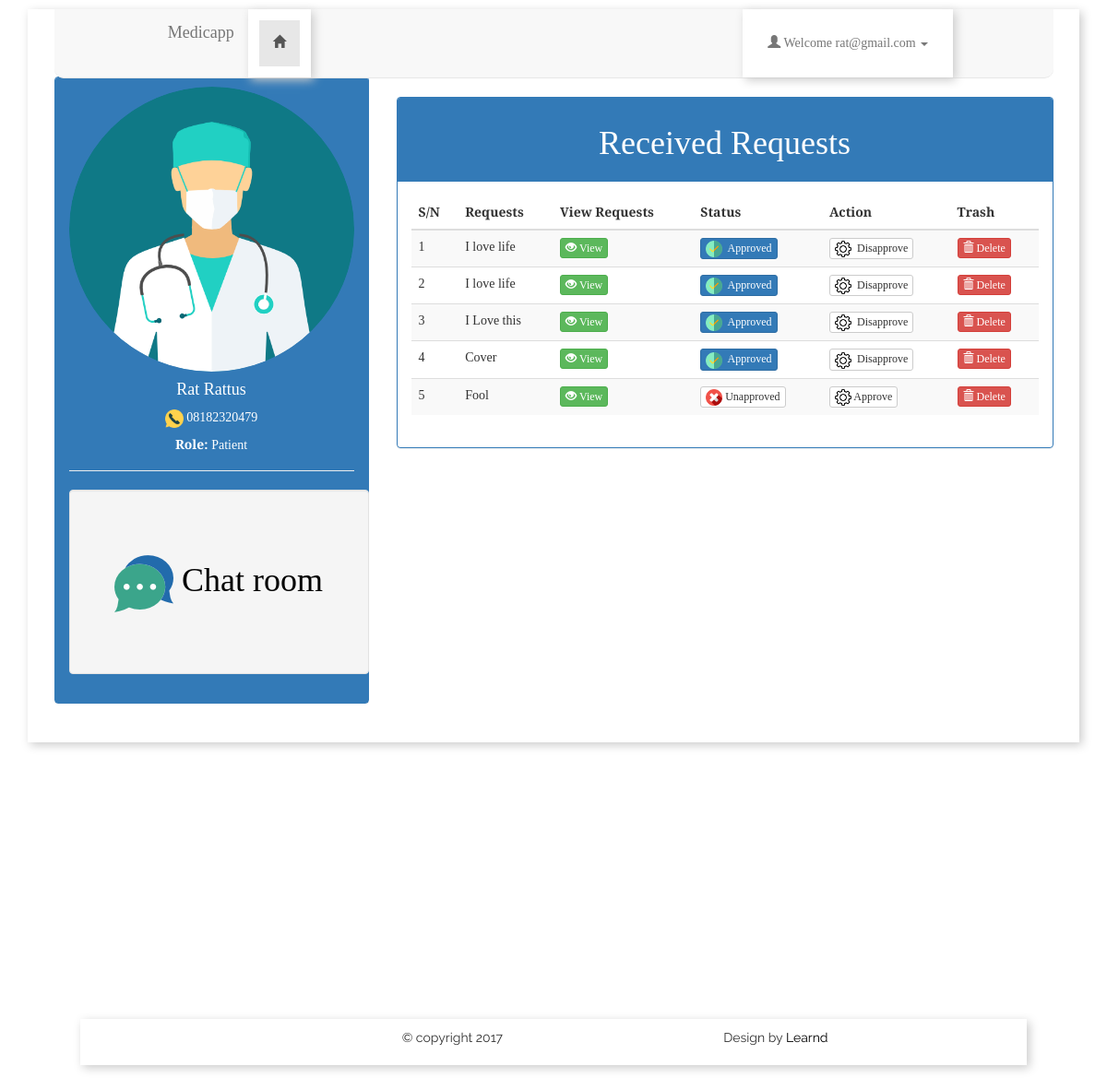
The page /doctor/view_request.php (signed in) on the database its author committed.
### tables this page shows
CREATE TABLE `user` (
  `id` int(11) NOT NULL,
  `first_name` text NOT NULL,
  `last_name` text NOT NULL,
  `Location` text NOT NULL,
  `role` text NOT NULL,
  `medical_id` varchar(1000) NOT NULL,
  `phone` varchar(100) NOT NULL,
  `email` text NOT NULL,
  `password` text NOT NULL,
  `alert` varchar(1000) NOT NULL
);

CREATE TABLE `requests` (
  `id` int(11) NOT NULL,
  `user_id` int(11) NOT NULL,
  `request` text NOT NULL,
  `status` text NOT NULL,
  `request_date` timestamp NOT NULL DEFAULT CURRENT_TIMESTAMP ON UPDATE CURRENT_TIMESTAMP,
  `reply` varchar(1000) NOT NULL
);

### doctor/view_request.php (the view, shortened to what this page needs)
<?php
$username = $_SESSION['username'];
  $select_from_db = "SELECT * FROM user where email = '$_SESSION[username]'";
   $sql_query = mysqli_query($connected , $select_from_db);
  while ($rows = mysqli_fetch_array($sql_query)) {
     $last_name = $rows['last_name'];
     $first_name = $rows['first_name'];
     $phone = $rows['phone'];
     $name = $first_name .'  '. $last_name;
}
if (isset($_SESSION['username']) && isset($_SESSION['role']) && isset($_SESSION['user_id'])) {
  $username = $_SESSION['username'];
}else{
  header('Location: ../login.php');
}
?>
<?php include "doctor_sidebar.php";  ?>
<section >
<div class="col-lg-8"  id="divz">
   <div class="panel panel-primary">
     <div class="panel-heading"> <h1 class="text-center ">Received Requests</h1></div>
     <div class="panel-body">
        <table class=" table table-striped">
      <thead>
       <tr>
         <th>S/N</th>
         <th>Requests</th>
         <th>View Requests</th>
         <th>Status</th>
         <th>Action</th>
         <th>Trash</th>
       </tr>
      </thead>
      <tbody>
       <?php
          $fetch_emergencies = "SELECT * FROM requests   ORDER BY ID DESC";
          $sql_query = mysqli_query($connected , $fetch_emergencies);
          $serial_no_listing = 1;
           while ($rows = mysqli_fetch_array($sql_query)) {
            $request = substr($rows['request'], 0,20);
            $status = $rows['status'];
            echo '
              <tr>
               <td>'.$serial_no_listing.'</td>
               <td>'. $request.'</td>
               <td><a href="open_request.php?req_id='.$rows['id'].'" class="btn btn-success btn-xs"><span class="glyphicon glyphicon-eye-open"></span>&nbsp;View</a></td>
                <td>'.($status == 'Approve'? '<a href="view_request.php?new_status=Approved&id='.$rows['id'].'" class="btn btn-default btn-xs"><span class=""><img src="../img/cancel.png" width="18px"> Unapproved</span></a>' : '<a href="view_request.php?new_status=Approve&id='.$rows['id'].'" class="btn btn-primary btn-xs"><span class=""><img src="../img/maps-and-flags.png" width="18px">&nbsp; Approved</span></a>').'
                </td>
               <td>'.($status == 'Approve'? '<a href="view_request.php?new_status=Approved&id='.$rows['id'].'" class="btn btn-default btn-xs"><span class=""><img src="../img/settings.png" width="18px"> Approve</span></a>' : '<a href="view_request.php?new_status=Approve&id='.$rows['id'].'" class="btn btn-default btn-xs"><span class=""><img src="../img/settings.png" width="18px">&nbsp; Disapprove</span></a>').'
                </td>
               <td><a href="view_request.php?del_id='.$rows['id'].'" class="btn btn-danger btn-xs"><span class="glyphicon glyphicon-trash"></span>&nbsp;Delete</a></td>
              </tr>
            ';
            $serial_no_listing++;
           }
       ?>
      </tbody>
    </table>
     </div>
   </div>
  </div>
</section>
</div>
</article>
</div>
<div style="height: 300px;"></div>
  <footer class="nav ">
    <section class="">
      <div class="row">
        <div class="col-md-4"></div>
        <div class="col-md-4">&copy copyright 2017</div>
        <div class="col-md-4">
          Design by  <a href=""> Learnd</a>
        </div>
      </div>
    </section>
  </footer>
</body>
</html>

### doctor/doctor_sidebar.php (shortened to what this page needs)
<!DOCTYPE html>
<html>
<head>
   <link rel="stylesheet" type="text/css" href="../css/bootstrap.min.css">
  <link rel="stylesheet" type="text/css" href="../css/style.css">
</head>
<body class="">
<div style="height: 50px;"></div>
<div id="overallcontent" style="">
 <header >
  <nav class="navbar navbar-default navbar-static-top" style="border-radius: 0 0 10px 10px;">
  <div class="container-fluid"  id="nav_header">
    <div class="navbar-header">
      <a class="navbar-brand" href="#" style="">Medicapp</a>
    </div>
    <div class="collapse navbar-collapse" id="bs-example-navbar-collapse-1">
      <ul class="nav navbar-nav">
       <li class="active">
         <a href="doctor_dashboard.php" ><span class="glyphicon glyphicon-home"></span></a>
        </li>
      </ul>
      <ul class="nav navbar-nav navbar-right">
       <li class="dropdown">
              <a href="#" class="dropdown-toggle" data-toggle="dropdown" style=""><span class="glyphicon glyphicon-user"></span>  Welcome <?php echo $username; ?> <b class="caret" style=""></b></a>
        </li>
      </ul>
    </div>
  </div>
</nav>
</header>
<article>
 <div class="row">
  <div class="col-lg-4 text-center"  id="" style="color: white;transform: translateY(-22px); border-radius: 0">
    <div class="panel panel-primary" style="" >
      <div class="panel-heading">
       <img src="../img/surgeon (1).png" class="img-circle"  width="100%" height=""><br>
        <h4><?php echo  $name ;   ?></h4>
        <img src="../img/mobile-phone.png" width="20px"> <?php  echo $phone;  ?><br>
        <h5><strong>Role: </strong> <?php echo $_SESSION['role']; ?> </h5>
             <hr class="page-heading">
        <a href="chat_room.php">
         <div class="well" id="chat_room"><h1 style="margin-top: 50px"><span id="chat"><img src="../img/chat.png"> <span >Chat room</span>  </h1></div></span>
        </a>
       </div>
  </div>
  </div>

### css/style.css (style rules this page uses)
body { font-family: 'Open Sans', sans-serif; margin: 0 auto; width: 80%; background-attachment: fixed; background-size: cover; }
#overallcontent { box-shadow: 3px 3px 10px#cbcbcb ; padding-top: 100px: }
article { margin: 0 auto; width: 80%; }
.navbar { border-radius: 0; }
header { width: 80%; margin: 0 auto; }
#nav_header { margin: 0 auto; width: 80%; }
footer { height: 50px; padding: 10px; box-shadow: 3px 3px 10px#cbcbcb ; margin: 0 auto; width: 90%; font-family: 'Raleway', sans-serif; }
footer a { color: black; }

### doctor/doctor_sidebar.php (style rules this page uses)
header { width: 95%; margin: 0 auto; }
ul { background-color: white; cursor: pointer; box-shadow: 3px 3px 10px#cbcbcb ; }
li { padding:12px; }
body { width: 95%; font-family: 'Josefin Slab', serif; margin: 0 auto; width: 95%; transform: translateY(-40px); }
article { margin: 0 auto; width: 95%; }
#chat_room { width: 325px; height: 200px; color: black; }
#chat { margin-top: 100px; transform: translateY(50px); }

### rows shown on the page
user: name "Rat Rattus", phone "08182320479"
requests: request "I love life"
requests: request "I love life"
requests: request "I Love this"
requests: request "Cover"
requests: request "Fool"

### other values the page prints
$username "rat@gmail.com"
$_SESSION['role'] "Patient"
